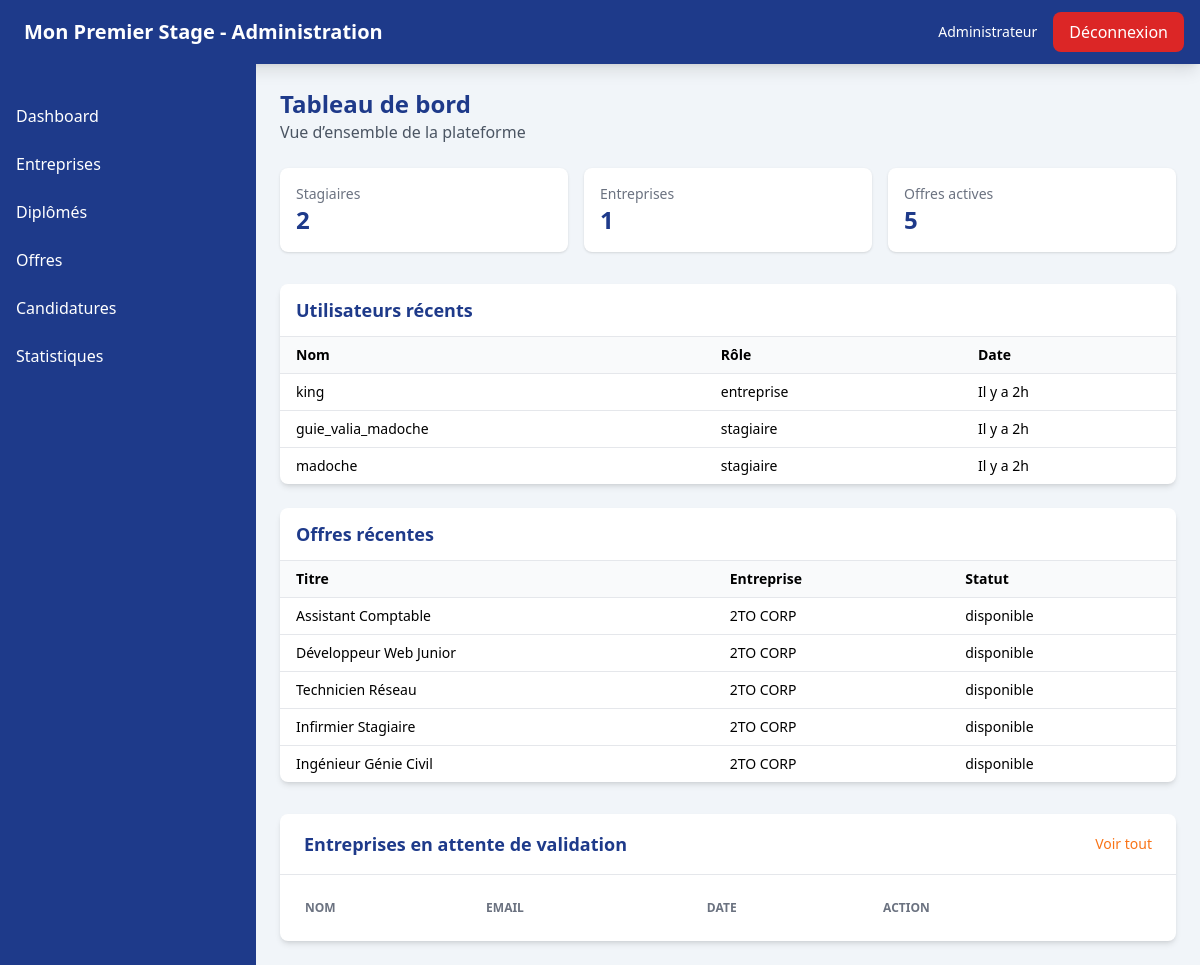
Page /admindashboard/ on the earlier database version.
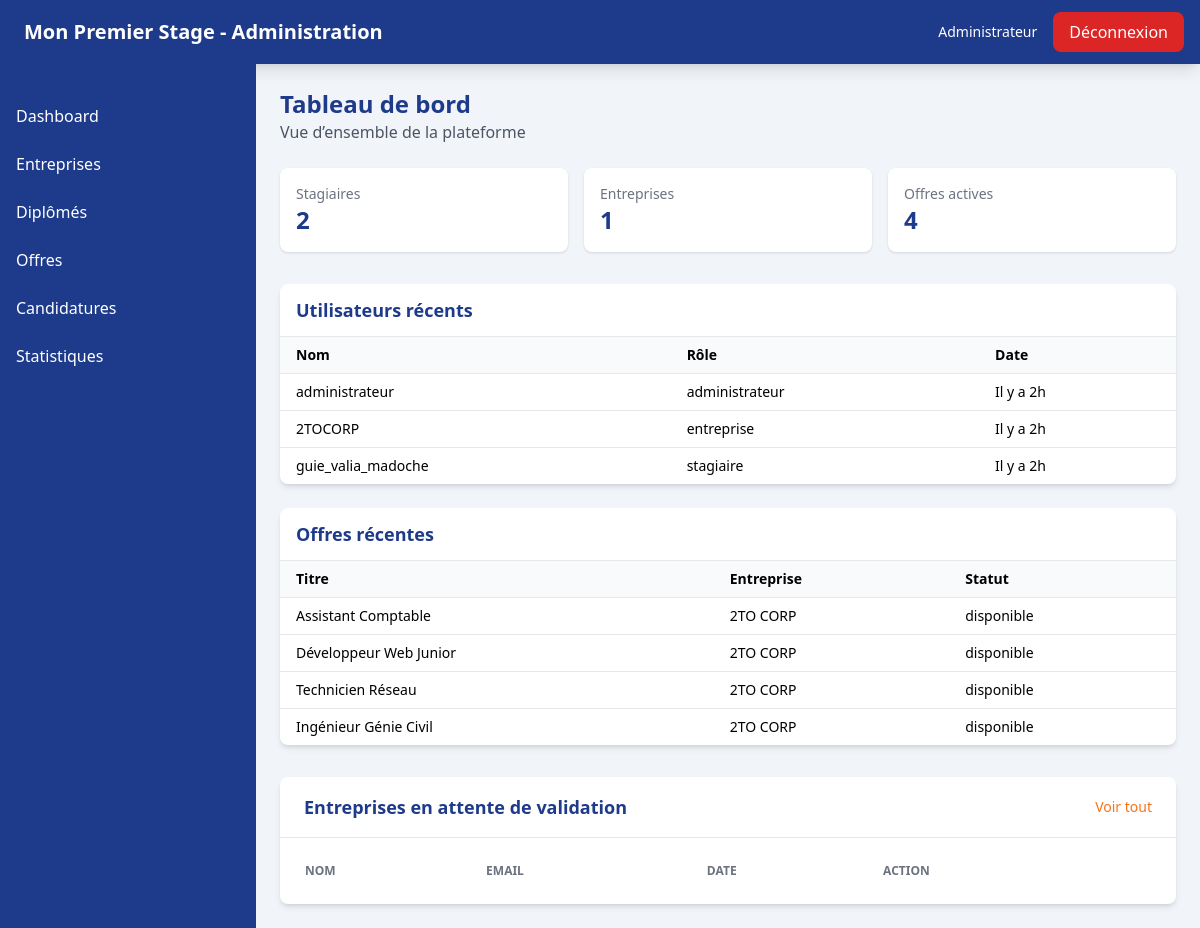
Same page on the later database version.
### app_premier_stage/models.py (models this page shows, shortened)
class User(AbstractUser):
    ROLES_CHOICES = (
        ("stagiaire", "Stagiaire"),
        ("entreprise", "Entreprise"),
        ("administrateur", "Administrateur"),
    )
    role = models.CharField(max_length=20, choices=ROLES_CHOICES, default="stagiaire")
    is_profile_completed = models.BooleanField(default=False)

class OffreEmploi(models.Model):
    id_offre = models.UUIDField(primary_key=True, default=uuid.uuid4, editable=False)
    user = models.ForeignKey(
        settings.AUTH_USER_MODEL,
        on_delete=models.CASCADE,
        related_name="offres_entreprise",
        default=""
    )
    entreprise = models.ForeignKey(Entreprise, on_delete=models.CASCADE, related_name="offres")
    titre_poste = models.CharField(max_length=30, default="")
    domaine_poste = models.CharField(max_length=100,default="")
    description_offre = models.TextField(max_length=1000,default="",null=True, blank=True)
    type_offre = models.CharField(max_length=150,default="")
    type_contrat = models.CharField(max_length=150,default="",null=True, blank=True)
    competence_requis = models.CharField(max_length=250,default="",null=True, blank=True)
    duree_contrat = models.CharField(max_length=20,default="",null=True, blank=True)
    date_debut_offre = models.DateField()
    remuneration_offre = models.CharField(max_length=10,default="",null=True, blank=True)
    mission_offre = models.CharField(max_length=300,default="",null=True, blank=True)
    localisation_offre = models.CharField(max_length=100, default="")
    statut_offre = models.CharField(max_length=20,default="disponible")
    date_fin_candidature = models.DateField()
    created_at = models.DateTimeField(auto_now_add=True)

class Entreprise(models.Model):
    id_entreprise = models.UUIDField(primary_key=True, default=uuid.uuid4, editable=False)
    user = models.OneToOneField(
        settings.AUTH_USER_MODEL,
        on_delete=models.CASCADE,
        related_name="profil_entreprise"
    )
    nom_entreprise = models.CharField(max_length=30, default="")
    domaine_expertise = models.CharField(max_length=100, default="")
    telephone_entreprise = models.CharField(max_length=15,default="")
    email_entreprise = models.EmailField(default="")
    nombre_employe = models.CharField(max_length=20,default="",null=True, blank=True)
    site_entreprise = models.URLField(default="",null=True, blank=True)
    validation_entreprise = models.BooleanField(default=False)
    localisation_entreprise = models.CharField(max_length=30, default="")
    description_entreprise = models.CharField(max_length=100,default="",null=True, blank=True)
    created_at = models.DateTimeField(auto_now_add=True)

### app_premier_stage/views.py (the view)
# urls.py: path('admindashboard/',views.AdminDashboard,name='admindashboard'),
def AdminDashboard(request):
    total_stagiaire = Stagiaire.objects.count()
    total_entreprise = Entreprise.objects.count()
    total_offre = OffreEmploi.objects.count()
    dernier_utilisateur = User.objects.order_by("-id")[:3]
    offre_recente = OffreEmploi.objects.order_by("-id_offre")[:5]
    entreprise_en_attente = Entreprise.objects.filter(validation_entreprise=False).order_by("-id_entreprise")[:5]
    context = {
        "total_stagiaire":total_stagiaire,
        "total_entreprise":total_entreprise,
        "total_offre":total_offre,
        "dernier_utilisateur":dernier_utilisateur,
        "offre_recente":offre_recente,
        "entreprise_en_attente":entreprise_en_attente
    }
    return render(request,"admin/dashboard.html",context=context)

### app_premier_stage/templates/admin/dashboard.html (shortened to what this page needs)
{% extends "admin/base_admin.html" %}
      {% block content %}
      <div class="mb-6">
        <h2 class="text-2xl font-bold text-primary-blue">Tableau de bord</h2>
        <p class="text-gray-600 text-sm sm:text-base">Vue d’ensemble de la plateforme</p>
      </div>
      <div class="grid grid-cols-1 sm:grid-cols-2 lg:grid-cols-3 gap-4 mb-8">
        <div class="bg-white shadow rounded-lg p-4">
          <p class="text-gray-500 text-sm">Stagiaires</p>
          <p class="text-2xl font-bold text-primary-blue">{{total_stagiaire}}</p>
        </div>
        <div class="bg-white shadow rounded-lg p-4">
          <p class="text-gray-500 text-sm">Entreprises</p>
          <p class="text-2xl font-bold text-primary-blue">{{total_entreprise}}</p>
        </div>
        <div class="bg-white shadow rounded-lg p-4">
          <p class="text-gray-500 text-sm">Offres actives</p>
          <p class="text-2xl font-bold text-primary-blue">{{total_offre}}</p>
        </div>
      </div>
      <div class="bg-white rounded-lg shadow-md mb-6">
        <div class="px-4 py-3 border-b border-gray-200">
          <h3 class="text-lg font-semibold text-primary-blue">Utilisateurs récents</h3>
        </div>
        <div class="overflow-x-auto">
          <table class="min-w-full text-sm">
            <thead class="bg-gray-50">
              <tr>
                <th class="px-4 py-2 text-left">Nom</th>
                <th class="px-4 py-2 text-left">Rôle</th>
                <th class="px-4 py-2 text-left">Date</th>
              </tr>
            </thead>
            <tbody>
              {% for dernier_utilisateur in dernier_utilisateur %}
              <tr class="border-t">
                <td class="px-4 py-2">{{dernier_utilisateur.username}}</td>
                <td class="px-4 py-2">{{dernier_utilisateur.role}}</td>
                <td class="px-4 py-2">Il y a 2h</td>
              </tr>
              {% endfor %}
            </tbody>
          </table>
        </div>
      </div>
      <div class="bg-white rounded-lg shadow-md">
        <div class="px-4 py-3 border-b border-gray-200">
          <h3 class="text-lg font-semibold text-primary-blue">Offres récentes</h3>
        </div>
        <div class="overflow-x-auto">
          <table class="min-w-full text-sm">
            <thead class="bg-gray-50">
              <tr>
                <th class="px-4 py-2 text-left">Titre</th>
                <th class="px-4 py-2 text-left">Entreprise</th>
                <th class="px-4 py-2 text-left">Statut</th>
              </tr>
            </thead>
            <tbody>
              {% for offre_recente in offre_recente  %}
              <tr class="border-t">
                <td class="px-4 py-2">{{offre_recente.titre_poste}}</td>
                <td class="px-4 py-2">{{offre_recente.entreprise.nom_entreprise}}</td>
                <td class="px-4 py-2">{{offre_recente.statut_offre}}</td>
              </tr>
              {% endfor %}
            </tbody>
          </table>
        </div>
      </div>
      <div class="bg-white rounded-lg shadow-md mt-8">
        <div class="px-6 py-4 border-b border-gray-200 flex justify-between items-center">
          <h2 class="text-lg font-semibold text-primary-blue">Entreprises en attente de validation</h2>
          <a href="{% url "liste_entreprise" %}" class="text-sm text-primary-orange hover:underline">Voir tout</a>
        </div>
        <div class="p-6">
          <table class="min-w-full text-sm">
            <thead>
              <tr class="text-left text-xs font-medium text-gray-500 uppercase">
                <th>Nom</th>
                <th>Email</th>
                <th>Date</th>
                <th>Action</th>
              </tr>
            </thead>
          </table>
        </div>
      </div>
    </main>
    {% endblock content %}

Differences in the rows shown:
no longer on this page (row unchanged): User: username "madoche", role "stagiaire"
removed OffreEmploi: titre_poste "Infirmier Stagiaire", entreprise.nom_entreprise "2TO CORP", statut_offre "disponible"
added User: username "administrateur", role "administrateur"
changed User "entreprise": username "king" → "2TOCORP"
Other differences:
{{ total_offre }}: "5" → "4"
